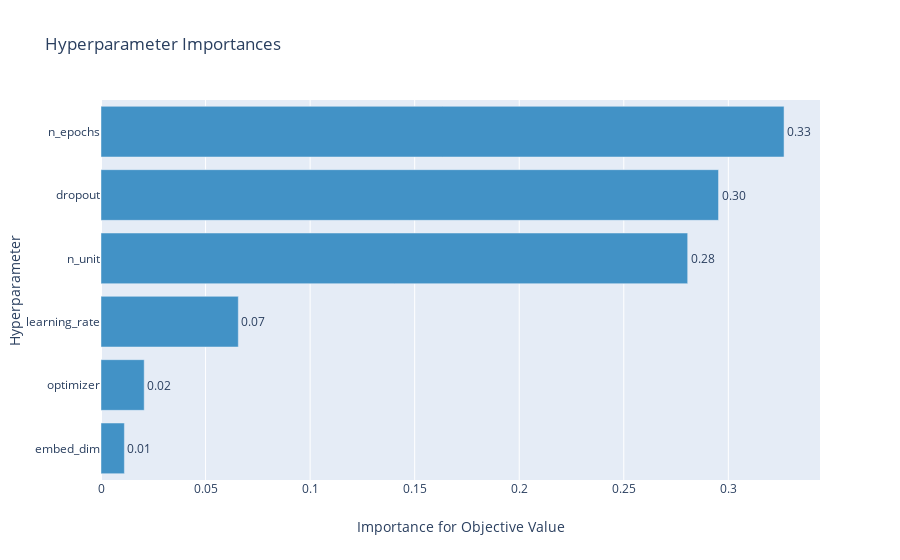

Here is the notebook cell this chart was saved with:
### Code cell
optuna.visualization.plot_param_importances(study)
# tpe_30_trials_w_pruning_param_imp
# nsga_30_trials_w_pruning_param_imp
# pso_30_trials_w_pruning_param_imp
# harmony_30_trials_w_pruning_param_imp
# siman_30_trials_w_pruning_param_imp
# rnd_30_trials_w_pruning_param_imp

### Figure 1 — Plotly figure (JSON) as saved in the notebook; plotly's stock layout.template omitted (floating-point values rounded to 4 significant figures)
{"data": [{"cliponaxis": false, "hovertemplate": ["embed_dim (IntDistribution): 0.011186580850781298<extra></extra>", "optimizer (CategoricalDistribution): 0.020654851815862036<extra></extra>", "learning_rate (FloatDistribution): 0.06566797931096931<extra></extra>", "n_unit (IntDistribution): 0.2805516525796541<extra></extra>", "dropout (FloatDistribution): 0.2953042571458601<extra></extra>", "n_epochs (IntDistribution): 0.32663467829687315<extra></extra>"], "marker": {"color": "rgb(66,146,198)"}, "orientation": "h", "text": ["0.01", "0.02", "0.07", "0.28", "0.30", "0.33"], "textposition": "outside", "type": "bar", "x": [0.01119, 0.02065, 0.06567, 0.2806, 0.2953, 0.3266], "y": ["embed_dim", "optimizer", "learning_rate", "n_unit", "dropout", "n_epochs"]}], "layout": {"showlegend": false, "title": {"text": "Hyperparameter Importances"}, "xaxis": {"title": {"text": "Importance for Objective Value"}}, "yaxis": {"title": {"text": "Hyperparameter"}}}}
